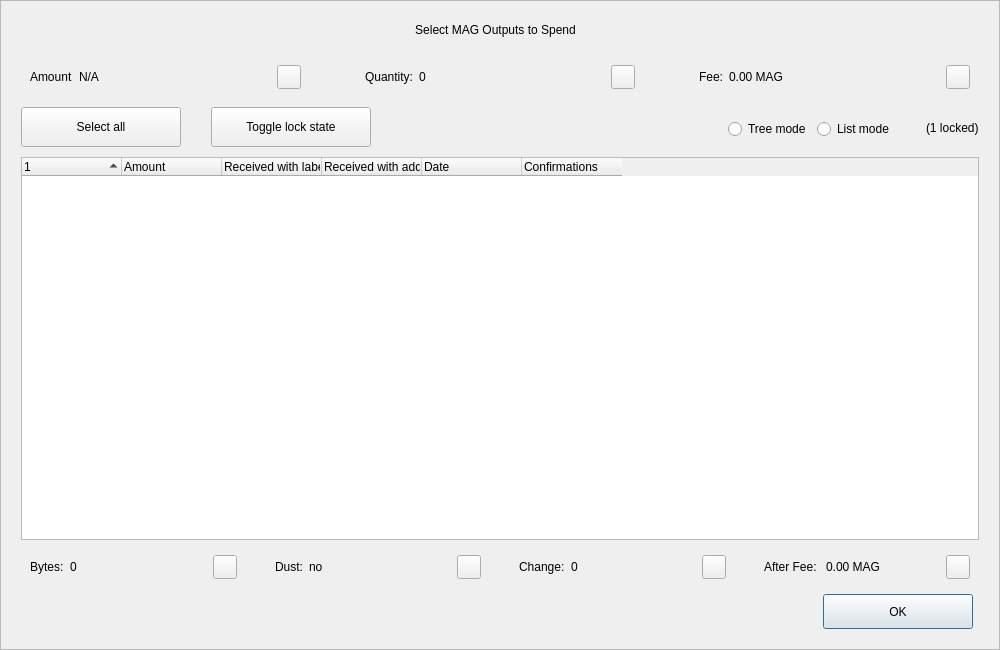
<?xml version="1.0" encoding="UTF-8"?>
<ui version="4.0">
 <class>CoinControlDialog</class>
 <widget class="QDialog" name="CoinControlDialog">
  <property name="geometry">
   <rect>
    <x>0</x>
    <y>0</y>
    <width>1000</width>
    <height>650</height>
   </rect>
  </property>
  <property name="minimumSize">
   <size>
    <width>950</width>
    <height>650</height>
   </size>
  </property>
  <property name="windowTitle">
   <string>Coin Selection</string>
  </property>
  <property name="styleSheet">
   <string notr="true"/>
  </property>
  <layout class="QVBoxLayout" name="verticalLayout">
   <property name="spacing">
    <number>0</number>
   </property>
   <property name="leftMargin">
    <number>0</number>
   </property>
   <property name="topMargin">
    <number>0</number>
   </property>
   <property name="rightMargin">
    <number>0</number>
   </property>
   <property name="bottomMargin">
    <number>0</number>
   </property>
   <item>
    <widget class="QFrame" name="frameContainer">
     <property name="toolTipDuration">
      <number>0</number>
     </property>
     <property name="frameShape">
      <enum>QFrame::StyledPanel</enum>
     </property>
     <property name="frameShadow">
      <enum>QFrame::Raised</enum>
     </property>
     <layout class="QVBoxLayout" name="verticalLayout_2">
      <property name="leftMargin">
       <number>0</number>
      </property>
      <property name="rightMargin">
       <number>0</number>
      </property>
      <property name="bottomMargin">
       <number>20</number>
      </property>
      <item>
       <layout class="QHBoxLayout" name="horizontalLayout_12">
        <property name="spacing">
         <number>0</number>
        </property>
        <property name="leftMargin">
         <number>20</number>
        </property>
        <property name="rightMargin">
         <number>30</number>
        </property>
        <item>
         <spacer name="horizontalSpacer_4">
          <property name="orientation">
           <enum>Qt::Horizontal</enum>
          </property>
          <property name="sizeHint" stdset="0">
           <size>
            <width>40</width>
            <height>20</height>
           </size>
          </property>
         </spacer>
        </item>
        <item>
         <widget class="QLabel" name="labelTitle">
          <property name="minimumSize">
           <size>
            <width>0</width>
            <height>40</height>
           </size>
          </property>
          <property name="maximumSize">
           <size>
            <width>16777215</width>
            <height>40</height>
           </size>
          </property>
          <property name="text">
           <string>Select MAG Outputs to Spend</string>
          </property>
          <property name="alignment">
           <set>Qt::AlignCenter</set>
          </property>
          <property name="margin">
           <number>7</number>
          </property>
         </widget>
        </item>
        <item>
         <spacer name="horizontalSpacer_5">
          <property name="orientation">
           <enum>Qt::Horizontal</enum>
          </property>
          <property name="sizeHint" stdset="0">
           <size>
            <width>40</width>
            <height>20</height>
           </size>
          </property>
         </spacer>
        </item>
       </layout>
      </item>
      <item>
       <layout class="QHBoxLayout" name="horizontalLayout_8">
        <property name="leftMargin">
         <number>20</number>
        </property>
        <property name="rightMargin">
         <number>20</number>
        </property>
        <item>
         <widget class="QWidget" name="layoutAmount" native="true">
          <layout class="QHBoxLayout" name="horizontalLayout_9" stretch="0,1,0">
           <item>
            <widget class="QLabel" name="labelCoinControlAmountText">
             <property name="text">
              <string>Amount</string>
             </property>
            </widget>
           </item>
           <item>
            <widget class="QLabel" name="labelCoinControlAmount">
             <property name="text">
              <string notr="true">N/A</string>
             </property>
            </widget>
           </item>
           <item alignment="Qt::AlignHCenter|Qt::AlignVCenter">
            <widget class="QPushButton" name="pushButtonAmount">
             <property name="minimumSize">
              <size>
               <width>0</width>
               <height>24</height>
              </size>
             </property>
             <property name="maximumSize">
              <size>
               <width>24</width>
               <height>26</height>
              </size>
             </property>
             <property name="focusPolicy">
              <enum>Qt::NoFocus</enum>
             </property>
             <property name="styleSheet">
              <string notr="true">padding-bottom:2px;
padding-right:4px;</string>
             </property>
             <property name="text">
              <string/>
             </property>
            </widget>
           </item>
          </layout>
         </widget>
        </item>
        <item>
         <spacer name="horizontalSpacer_2">
          <property name="orientation">
           <enum>Qt::Horizontal</enum>
          </property>
          <property name="sizeType">
           <enum>QSizePolicy::Fixed</enum>
          </property>
          <property name="sizeHint" stdset="0">
           <size>
            <width>40</width>
            <height>20</height>
           </size>
          </property>
         </spacer>
        </item>
        <item>
         <widget class="QWidget" name="layoutQuantity" native="true">
          <layout class="QHBoxLayout" name="horizontalLayout_10" stretch="0,1,0">
           <item>
            <widget class="QLabel" name="labelCoinControlQuantityText">
             <property name="text">
              <string>Quantity:</string>
             </property>
            </widget>
           </item>
           <item>
            <widget class="QLabel" name="labelCoinControlQuantity">
             <property name="text">
              <string notr="true">0</string>
             </property>
            </widget>
           </item>
           <item alignment="Qt::AlignHCenter|Qt::AlignVCenter">
            <widget class="QPushButton" name="pushButtonQuantity">
             <property name="minimumSize">
              <size>
               <width>0</width>
               <height>24</height>
              </size>
             </property>
             <property name="maximumSize">
              <size>
               <width>24</width>
               <height>26</height>
              </size>
             </property>
             <property name="focusPolicy">
              <enum>Qt::NoFocus</enum>
             </property>
             <property name="styleSheet">
              <string notr="true">padding-bottom:2px;
               padding-right:4px;</string>
             </property>
             <property name="text">
              <string/>
             </property>
            </widget>
           </item>
          </layout>
         </widget>
        </item>
        <item>
         <spacer name="horizontalSpacer_22">
          <property name="orientation">
           <enum>Qt::Horizontal</enum>
          </property>
          <property name="sizeType">
           <enum>QSizePolicy::Fixed</enum>
          </property>
          <property name="sizeHint" stdset="0">
           <size>
            <width>40</width>
            <height>20</height>
           </size>
          </property>
         </spacer>
        </item>
        <item>
         <widget class="QWidget" name="layoutFee" native="true">
          <layout class="QHBoxLayout" name="horizontalLayout_11" stretch="0,1,0">
           <item>
            <widget class="QLabel" name="labelCoinControlFeeText">
             <property name="text">
              <string>Fee:</string>
             </property>
            </widget>
           </item>
           <item>
            <widget class="QLabel" name="labelCoinControlFee">
             <property name="text">
              <string>0.00 MAG</string>
             </property>
            </widget>
           </item>
           <item alignment="Qt::AlignHCenter|Qt::AlignVCenter">
            <widget class="QPushButton" name="pushButtonFee">
             <property name="minimumSize">
              <size>
               <width>0</width>
               <height>24</height>
              </size>
             </property>
             <property name="maximumSize">
              <size>
               <width>24</width>
               <height>26</height>
              </size>
             </property>
             <property name="focusPolicy">
              <enum>Qt::NoFocus</enum>
             </property>
             <property name="styleSheet">
              <string notr="true">padding-bottom:2px;
               padding-right:4px;</string>
             </property>
             <property name="text">
              <string/>
             </property>
            </widget>
           </item>
          </layout>
         </widget>
        </item>
       </layout>
      </item>
      <item>
       <widget class="QFrame" name="frame">
        <property name="minimumSize">
         <size>
          <width>0</width>
          <height>40</height>
         </size>
        </property>
        <property name="styleSheet">
         <string notr="true">#frame {
	border:0;
}</string>
        </property>
        <property name="frameShape">
         <enum>QFrame::StyledPanel</enum>
        </property>
        <property name="frameShadow">
         <enum>QFrame::Sunken</enum>
        </property>
        <layout class="QHBoxLayout" name="horizontalLayout">
         <property name="spacing">
          <number>0</number>
         </property>
         <property name="leftMargin">
          <number>20</number>
         </property>
         <property name="topMargin">
          <number>0</number>
         </property>
         <property name="rightMargin">
          <number>20</number>
         </property>
         <property name="bottomMargin">
          <number>0</number>
         </property>
         <item>
          <layout class="QHBoxLayout" name="horizontalLayoutPanel" stretch="0,0,0,0,0,0">
           <property name="spacing">
            <number>20</number>
           </property>
           <item>
            <widget class="QPushButton" name="pushButtonSelectAll">
             <property name="sizePolicy">
              <sizepolicy hsizetype="Maximum" vsizetype="Fixed">
               <horstretch>0</horstretch>
               <verstretch>0</verstretch>
              </sizepolicy>
             </property>
             <property name="minimumSize">
              <size>
               <width>160</width>
               <height>40</height>
              </size>
             </property>
             <property name="maximumSize">
              <size>
               <width>16777215</width>
               <height>40</height>
              </size>
             </property>
             <property name="text">
              <string>Select all</string>
             </property>
             <property name="checkable">
              <bool>true</bool>
             </property>
             <property name="checked">
              <bool>false</bool>
             </property>
             <property name="autoExclusive">
              <bool>false</bool>
             </property>
             <property name="autoDefault">
              <bool>false</bool>
             </property>
            </widget>
           </item>
           <item>
            <spacer name="horizontalSpacer_6">
             <property name="orientation">
              <enum>Qt::Horizontal</enum>
             </property>
             <property name="sizeType">
              <enum>QSizePolicy::Fixed</enum>
             </property>
             <property name="sizeHint" stdset="0">
              <size>
               <width>10</width>
               <height>20</height>
              </size>
             </property>
            </spacer>
           </item>
           <item>
            <widget class="QPushButton" name="pushButtonToggleLock">
             <property name="sizePolicy">
              <sizepolicy hsizetype="Maximum" vsizetype="Fixed">
               <horstretch>0</horstretch>
               <verstretch>0</verstretch>
              </sizepolicy>
             </property>
             <property name="minimumSize">
              <size>
               <width>160</width>
               <height>40</height>
              </size>
             </property>
             <property name="maximumSize">
              <size>
               <width>16777215</width>
               <height>40</height>
              </size>
             </property>
             <property name="text">
              <string>Toggle lock state</string>
             </property>
             <property name="checkable">
              <bool>true</bool>
             </property>
             <property name="autoExclusive">
              <bool>false</bool>
             </property>
             <property name="autoDefault">
              <bool>false</bool>
             </property>
            </widget>
           </item>
           <item>
            <spacer name="horizontalSpacer_7">
             <property name="orientation">
              <enum>Qt::Horizontal</enum>
             </property>
             <property name="sizeType">
              <enum>QSizePolicy::Expanding</enum>
             </property>
             <property name="sizeHint" stdset="0">
              <size>
               <width>30</width>
               <height>20</height>
              </size>
             </property>
            </spacer>
           </item>
           <item alignment="Qt::AlignRight">
            <widget class="QGroupBox" name="groupBox_2">
             <property name="styleSheet">
              <string notr="true">#groupBox_2 {
    background-color:transparent;
    border-radius:0;
}</string>
             </property>
             <property name="title">
              <string/>
             </property>
             <layout class="QHBoxLayout" name="horizontalLayout_14">
              <item>
               <widget class="QRadioButton" name="radioTreeMode">
                <property name="sizePolicy">
                 <sizepolicy hsizetype="Maximum" vsizetype="Fixed">
                  <horstretch>0</horstretch>
                  <verstretch>0</verstretch>
                 </sizepolicy>
                </property>
                <property name="text">
                 <string>Tree mode</string>
                </property>
               </widget>
              </item>
              <item>
               <widget class="QRadioButton" name="radioListMode">
                <property name="sizePolicy">
                 <sizepolicy hsizetype="Maximum" vsizetype="Fixed">
                  <horstretch>0</horstretch>
                  <verstretch>0</verstretch>
                 </sizepolicy>
                </property>
                <property name="text">
                 <string>List mode</string>
                </property>
                <property name="checked">
                 <bool>false</bool>
                </property>
               </widget>
              </item>
             </layout>
            </widget>
           </item>
           <item>
            <widget class="QLabel" name="labelLocked">
             <property name="text">
              <string>(1 locked)</string>
             </property>
            </widget>
           </item>
          </layout>
         </item>
        </layout>
       </widget>
      </item>
      <item>
       <layout class="QHBoxLayout" name="horizontalLayout_13">
        <property name="leftMargin">
         <number>20</number>
        </property>
        <property name="rightMargin">
         <number>20</number>
        </property>
        <item>
         <widget class="CoinControlTreeWidget" name="treeWidget">
          <property name="contextMenuPolicy">
           <enum>Qt::CustomContextMenu</enum>
          </property>
          <property name="styleSheet">
           <string notr="true"/>
          </property>
          <property name="sortingEnabled">
           <bool>false</bool>
          </property>
          <property name="columnCount">
           <number>6</number>
          </property>
          <attribute name="headerShowSortIndicator" stdset="0">
           <bool>true</bool>
          </attribute>
          <attribute name="headerStretchLastSection">
           <bool>false</bool>
          </attribute>
          <column>
           <property name="text">
            <string/>
           </property>
          </column>
          <column>
           <property name="text">
            <string>Amount</string>
           </property>
          </column>
          <column>
           <property name="text">
            <string>Received with label</string>
           </property>
          </column>
          <column>
           <property name="text">
            <string>Received with address</string>
           </property>
          </column>
          <column>
           <property name="text">
            <string>Date</string>
           </property>
          </column>
          <column>
           <property name="text">
            <string>Confirmations</string>
           </property>
           <property name="toolTip">
            <string>Confirmed</string>
           </property>
          </column>
         </widget>
        </item>
       </layout>
      </item>
      <item>
       <layout class="QHBoxLayout" name="horizontalLayout_3">
        <property name="spacing">
         <number>20</number>
        </property>
        <property name="leftMargin">
         <number>20</number>
        </property>
        <property name="rightMargin">
         <number>20</number>
        </property>
        <item>
         <widget class="QWidget" name="layoutBytes" native="true">
          <layout class="QHBoxLayout" name="horizontalLayout_4" stretch="0,1,0">
           <item>
            <widget class="QLabel" name="labelCoinControlBytesText">
             <property name="text">
              <string>Bytes:</string>
             </property>
            </widget>
           </item>
           <item>
            <widget class="QLabel" name="labelCoinControlBytes">
             <property name="text">
              <string notr="true">0</string>
             </property>
            </widget>
           </item>
           <item alignment="Qt::AlignHCenter|Qt::AlignVCenter">
            <widget class="QPushButton" name="pushButtonBytes">
             <property name="minimumSize">
              <size>
               <width>0</width>
               <height>24</height>
              </size>
             </property>
             <property name="maximumSize">
              <size>
               <width>24</width>
               <height>26</height>
              </size>
             </property>
             <property name="focusPolicy">
              <enum>Qt::NoFocus</enum>
             </property>
             <property name="styleSheet">
              <string notr="true">padding-bottom:2px;
               padding-right:4px;</string>
             </property>
             <property name="text">
              <string/>
             </property>
            </widget>
           </item>
          </layout>
         </widget>
        </item>
        <item>
         <widget class="QWidget" name="layoutDust" native="true">
          <layout class="QHBoxLayout" name="horizontalLayout_5" stretch="0,1,0">
           <item>
            <widget class="QLabel" name="labelCoinControlLowOutputText">
             <property name="text">
              <string>Dust:</string>
             </property>
            </widget>
           </item>
           <item>
            <widget class="QLabel" name="labelCoinControlLowOutput">
             <property name="text">
              <string>no</string>
             </property>
            </widget>
           </item>
           <item alignment="Qt::AlignHCenter|Qt::AlignVCenter">
            <widget class="QPushButton" name="pushButtonDust">
             <property name="minimumSize">
              <size>
               <width>0</width>
               <height>24</height>
              </size>
             </property>
             <property name="maximumSize">
              <size>
               <width>24</width>
               <height>26</height>
              </size>
             </property>
             <property name="focusPolicy">
              <enum>Qt::NoFocus</enum>
             </property>
             <property name="styleSheet">
              <string notr="true">padding-bottom:2px;
               padding-right:4px;</string>
             </property>
             <property name="text">
              <string/>
             </property>
            </widget>
           </item>
          </layout>
         </widget>
        </item>
        <item>
         <widget class="QWidget" name="layoutChange" native="true">
          <layout class="QHBoxLayout" name="horizontalLayout_6" stretch="0,1,0">
           <item>
            <widget class="QLabel" name="labelCoinControlChangeText">
             <property name="text">
              <string>Change:</string>
             </property>
            </widget>
           </item>
           <item>
            <widget class="QLabel" name="labelCoinControlChange">
             <property name="text">
              <string notr="true">0</string>
             </property>
            </widget>
           </item>
           <item alignment="Qt::AlignHCenter|Qt::AlignVCenter">
            <widget class="QPushButton" name="pushButtonChange">
             <property name="minimumSize">
              <size>
               <width>0</width>
               <height>24</height>
              </size>
             </property>
             <property name="maximumSize">
              <size>
               <width>24</width>
               <height>26</height>
              </size>
             </property>
             <property name="focusPolicy">
              <enum>Qt::NoFocus</enum>
             </property>
             <property name="styleSheet">
              <string notr="true">padding-bottom:2px;
               padding-right:4px;</string>
             </property>
             <property name="text">
              <string/>
             </property>
            </widget>
           </item>
          </layout>
         </widget>
        </item>
        <item>
         <widget class="QWidget" name="layoutAfter" native="true">
          <layout class="QHBoxLayout" name="horizontalLayout_7" stretch="0,1,0">
           <item>
            <widget class="QLabel" name="labelCoinControlAfterFeeText">
             <property name="text">
              <string>After Fee: </string>
             </property>
            </widget>
           </item>
           <item>
            <widget class="QLabel" name="labelCoinControlAfterFee">
             <property name="text">
              <string>0.00 MAG</string>
             </property>
            </widget>
           </item>
           <item alignment="Qt::AlignHCenter|Qt::AlignVCenter">
            <widget class="QPushButton" name="pushButtonAlterFee">
             <property name="minimumSize">
              <size>
               <width>0</width>
               <height>24</height>
              </size>
             </property>
             <property name="maximumSize">
              <size>
               <width>24</width>
               <height>26</height>
              </size>
             </property>
             <property name="focusPolicy">
              <enum>Qt::NoFocus</enum>
             </property>
             <property name="styleSheet">
              <string notr="true">padding-bottom:2px;
               padding-right:4px;</string>
             </property>
             <property name="text">
              <string/>
             </property>
            </widget>
           </item>
          </layout>
         </widget>
        </item>
       </layout>
      </item>
      <item>
       <layout class="QHBoxLayout" name="horizontalLayout_2">
        <property name="spacing">
         <number>0</number>
        </property>
        <property name="leftMargin">
         <number>20</number>
        </property>
        <property name="rightMargin">
         <number>26</number>
        </property>
        <item>
         <spacer name="horizontalSpacer_3">
          <property name="orientation">
           <enum>Qt::Horizontal</enum>
          </property>
          <property name="sizeHint" stdset="0">
           <size>
            <width>558</width>
            <height>20</height>
           </size>
          </property>
         </spacer>
        </item>
        <item>
         <widget class="QPushButton" name="pushButtonOk">
          <property name="minimumSize">
           <size>
            <width>150</width>
            <height>35</height>
           </size>
          </property>
          <property name="text">
           <string>OK</string>
          </property>
         </widget>
        </item>
       </layout>
      </item>
     </layout>
    </widget>
   </item>
  </layout>
 </widget>
 <customwidgets>
  <customwidget>
   <class>CoinControlTreeWidget</class>
   <extends>QTreeWidget</extends>
   <header>coincontroltreewidget.h</header>
  </customwidget>
 </customwidgets>
 <resources/>
 <connections/>
</ui>
